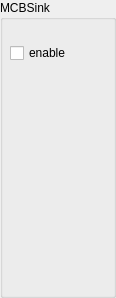
<?xml version="1.0" encoding="UTF-8"?>
<ui version="4.0">
 <class>MCBSinkBox</class>
 <widget class="QGroupBox" name="MCBSinkBox">
  <property name="geometry">
   <rect>
    <x>0</x>
    <y>0</y>
    <width>116</width>
    <height>298</height>
   </rect>
  </property>
  <property name="sizePolicy">
   <sizepolicy hsizetype="Minimum" vsizetype="Preferred">
    <horstretch>0</horstretch>
    <verstretch>0</verstretch>
   </sizepolicy>
  </property>
  <property name="minimumSize">
   <size>
    <width>116</width>
    <height>0</height>
   </size>
  </property>
  <property name="windowTitle">
   <string>GroupBox</string>
  </property>
  <property name="title">
   <string>MCBSink</string>
  </property>
  <widget class="QCheckBox" name="enable">
   <property name="geometry">
    <rect>
     <x>10</x>
     <y>40</y>
     <width>93</width>
     <height>26</height>
    </rect>
   </property>
   <property name="text">
    <string>enable</string>
   </property>
  </widget>
 </widget>
 <resources/>
 <connections/>
</ui>
